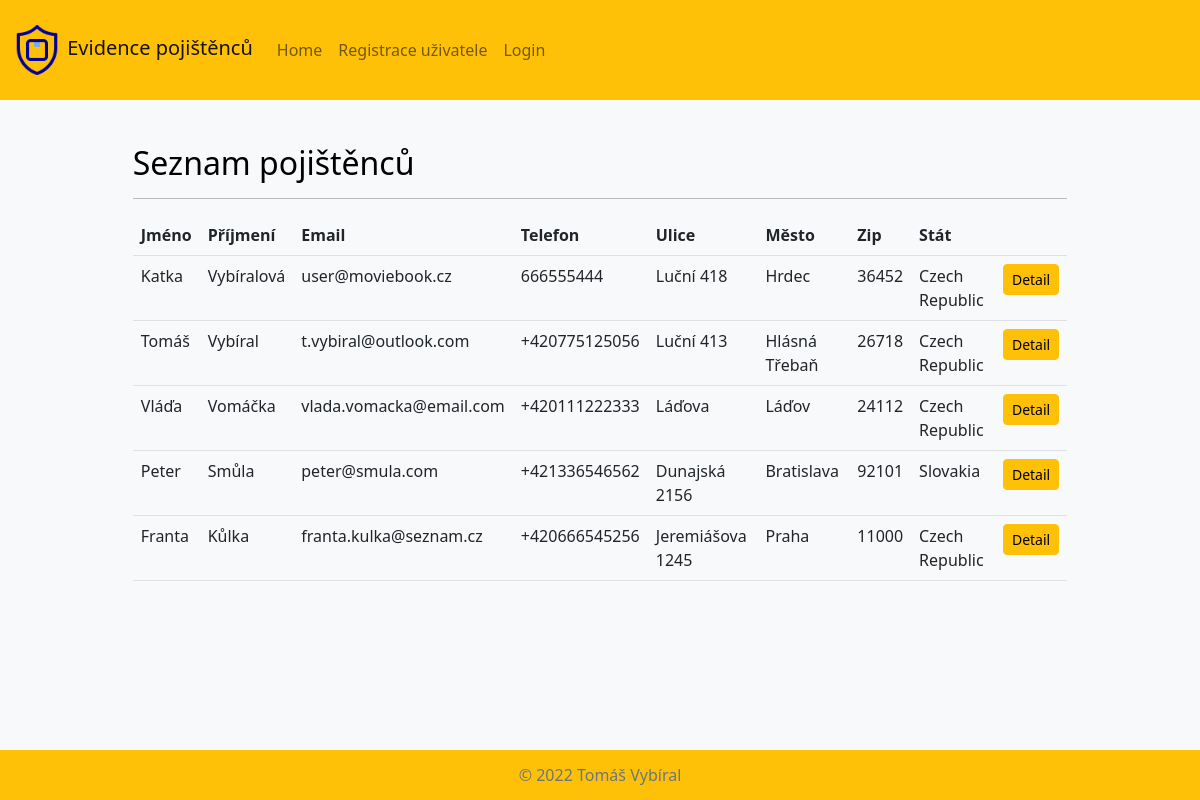
The page /pojistenci/pojistenci_index/ on the database its author committed.
### pojistenci/models.py (models this page shows, shortened)
class Pojistenec(models.Model):
    jmeno = models.CharField(max_length=200, verbose_name='Jméno')
    prijmeni = models.CharField(max_length=200, verbose_name='Příjmení')
    email = models.EmailField(max_length=200)
    telefon = models.CharField(max_length=15, verbose_name='Telefon')
    ulice_cp = models.CharField(
        max_length=200, verbose_name='Ulice a číslo popisné')
    mesto = models.CharField(max_length=100, verbose_name='Město')
    psc = models.CharField(max_length=9, verbose_name='PSČ')
    stat = models.ForeignKey(
        Stat, on_delete=models.SET_NULL, null=True, verbose_name='Stát')
    def __init__(self, *args, **kwargs):
        super(Pojistenec, self).__init__(*args, **kwargs)
    class Meta:
        verbose_name = 'Pojištěnec'
        verbose_name_plural = 'Pojištěnci'

class Stat(models.Model):
    stat = models.CharField(max_length=50)
    ordering = ['-stat']
    def __str__(self) -> str:
        return self.stat
    class Meta:
        verbose_name = 'Stát'
        verbose_name_plural = 'Státy'

### pojistenci/views.py (the view)
# urls.py: path('pojistenci_index/', views.PojistenecIndex.as_view(), name='home'),
class PojistenecIndex(generic.ListView):
    template_name = 'pojistenci/pojistenci_index.html'
    context_object_name = 'pojistenci'
    def get_queryset(self):
        return Pojistenec.objects.all().order_by('-prijmeni')

### pojistenci/templates/pojistenci/pojistenci_index.html
{% extends "base.html" %}
{% block content %}
<h2>Seznam pojištěnců</h2>
<hr>
    <table class="table table-hover">
      <tr>
        <th>Jméno</th>
        <th>Příjmení</th>
        <th>Email</th>
        <th>Telefon</th>
        <th>Ulice</th>
        <th>Město</th>
        <th>Zip</th>
        <th>Stát</th>
        <th></th>
      </tr>
      {% for pojistenec in pojistenci %}
      <tr>
        <td>{{pojistenec.jmeno}}</td>
        <td>{{pojistenec.prijmeni}}</td>
        <td>{{pojistenec.email}}</td>
        <td>{{pojistenec.telefon}}</td>
        <td>{{pojistenec.ulice_cp}}</td>
        <td>{{pojistenec.mesto}}</td>
        <td>{{pojistenec.psc}}</td>
        <td>{{pojistenec.stat}}</td>
        <td><a class="btn btn-sm btn-warning" href={% url 'pojistenec_detail' pojistenec.id %}>Detail</a></td>
      </tr>
      {% endfor %}
    </table>
{% endblock %}

### pojistenci/static/css/style.css (style rules this page uses)
html, body { width: 100%; height: 100%; margin: 0; }

### rows shown on the page
Pojistenec: jmeno "Katka", prijmeni "Vybíralová", email "user@moviebook.cz", telefon "666555444", ulice_cp "Luční 418", mesto "Hrdec", psc "36452", stat "Czech Republic"
Pojistenec: jmeno "Tomáš", prijmeni "Vybíral", email "t.vybiral@outlook.com", telefon "+420775125056", ulice_cp "Luční 413", mesto "Hlásná Třebaň", psc "26718", stat "Czech Republic"
Pojistenec: jmeno "Vláďa", prijmeni "Vomáčka", email "vlada.vomacka@email.com", telefon "+420111222333", ulice_cp "Láďova", mesto "Láďov", psc "24112", stat "Czech Republic"
Pojistenec: jmeno "Peter", prijmeni "Smůla", email "peter@smula.com", telefon "+421336546562", ulice_cp "Dunajská 2156", mesto "Bratislava", psc "92101", stat "Slovakia"
Pojistenec: jmeno "Franta", prijmeni "Kůlka", email "franta.kulka@seznam.cz", telefon "+420666545256", ulice_cp "Jeremiášova 1245", mesto "Praha", psc "11000", stat "Czech Republic"
